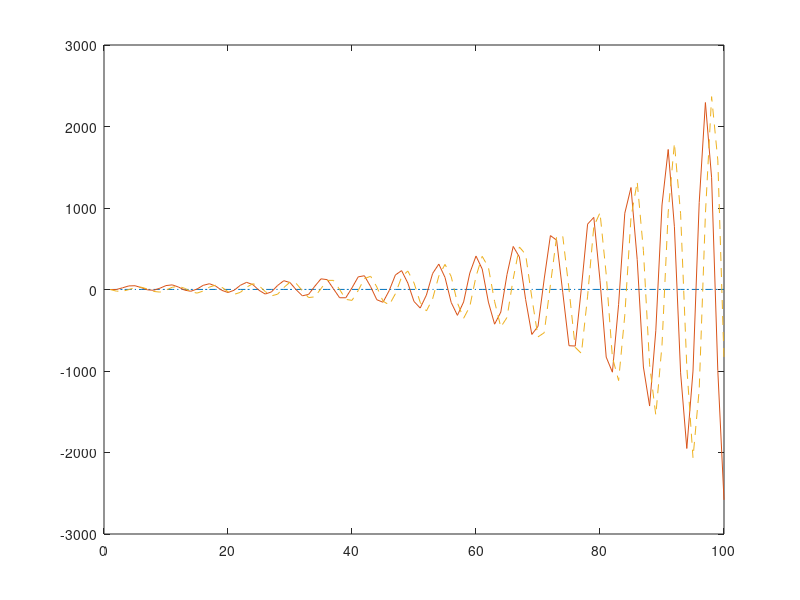

The MATLAB source for this figure:
% sn2HarOsc.m
% this script attempts a simulation of
% a harmonic oscillator using simple neurons

% set connection weights
v11=0;
v12=1;
v21=-20;
v22=0;
w11=1;
w12=-1;
w21=1;
w22=0.1;

% construct connectivity matrix
c=[v11,v12,w11,w12;v21,v22,w21,w22];

% set up inputs
tend=100;
t=1:tend;
b=1;
x=zeros(1,tend);
start=tend/50;
x(start:tend)=ones(1,tend-start+1);

% set up outputs
y=zeros(2,tend);

% find outputs
for i=2:tend,
    z=[b;x(i-1);y(:,i-1)];
    y(:,i)=c*z;
end

% plot results
clf
plot(t,x,'-.',t,y(1,:),t,y(2,:),'--')
